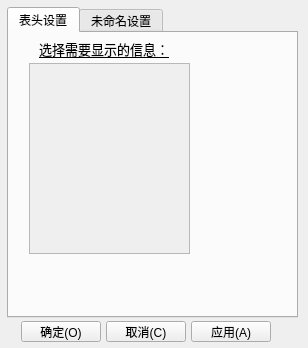
<?xml version="1.0" encoding="UTF-8"?>
<ui version="4.0">
 <class>Setting_Dialog</class>
 <widget class="QDialog" name="Setting_Dialog">
  <property name="geometry">
   <rect>
    <x>0</x>
    <y>0</y>
    <width>308</width>
    <height>348</height>
   </rect>
  </property>
  <property name="windowTitle">
   <string>Dialog</string>
  </property>
  <widget class="QTabWidget" name="tabWidget">
   <property name="geometry">
    <rect>
     <x>7</x>
     <y>7</y>
     <width>291</width>
     <height>311</height>
    </rect>
   </property>
   <property name="currentIndex">
    <number>0</number>
   </property>
   <widget class="QWidget" name="tabColumns">
    <attribute name="title">
     <string>表头设置</string>
    </attribute>
    <widget class="QLabel" name="label">
     <property name="geometry">
      <rect>
       <x>30</x>
       <y>6</y>
       <width>139</width>
       <height>20</height>
      </rect>
     </property>
     <property name="font">
      <font>
       <family>微软雅黑</family>
       <pointsize>10</pointsize>
       <underline>true</underline>
      </font>
     </property>
     <property name="text">
      <string>选择需要显示的信息：</string>
     </property>
     <property name="textFormat">
      <enum>Qt::TextFormat::AutoText</enum>
     </property>
    </widget>
    <widget class="QScrollArea" name="scrollArea">
     <property name="geometry">
      <rect>
       <x>20</x>
       <y>30</y>
       <width>161</width>
       <height>191</height>
      </rect>
     </property>
     <property name="widgetResizable">
      <bool>true</bool>
     </property>
     <widget class="QWidget" name="columnsContainer">
      <property name="geometry">
       <rect>
        <x>0</x>
        <y>0</y>
        <width>159</width>
        <height>189</height>
       </rect>
      </property>
     </widget>
    </widget>
   </widget>
   <widget class="QWidget" name="tab_2">
    <attribute name="title">
     <string>未命名设置</string>
    </attribute>
    <widget class="QPushButton" name="statesetting_Button">
     <property name="geometry">
      <rect>
       <x>30</x>
       <y>30</y>
       <width>80</width>
       <height>21</height>
      </rect>
     </property>
     <property name="text">
      <string>删除状态设置</string>
     </property>
    </widget>
    <widget class="QLineEdit" name="del_state_line">
     <property name="geometry">
      <rect>
       <x>110</x>
       <y>30</y>
       <width>151</width>
       <height>22</height>
      </rect>
     </property>
    </widget>
    <widget class="QPushButton" name="statesetting_Button_2">
     <property name="geometry">
      <rect>
       <x>30</x>
       <y>60</y>
       <width>80</width>
       <height>21</height>
      </rect>
     </property>
     <property name="text">
      <string>导出状态设置</string>
     </property>
    </widget>
    <widget class="QLineEdit" name="exp_stase_line">
     <property name="geometry">
      <rect>
       <x>110</x>
       <y>60</y>
       <width>151</width>
       <height>22</height>
      </rect>
     </property>
    </widget>
   </widget>
  </widget>
  <widget class="QPushButton" name="CancelButton">
   <property name="geometry">
    <rect>
     <x>106</x>
     <y>321</y>
     <width>80</width>
     <height>21</height>
    </rect>
   </property>
   <property name="text">
    <string>取消(C)</string>
   </property>
  </widget>
  <widget class="QPushButton" name="ApplyButton">
   <property name="geometry">
    <rect>
     <x>191</x>
     <y>321</y>
     <width>80</width>
     <height>21</height>
    </rect>
   </property>
   <property name="text">
    <string>应用(A)</string>
   </property>
  </widget>
  <widget class="QPushButton" name="OkButton">
   <property name="geometry">
    <rect>
     <x>21</x>
     <y>321</y>
     <width>80</width>
     <height>21</height>
    </rect>
   </property>
   <property name="text">
    <string>确定(O)</string>
   </property>
  </widget>
 </widget>
 <resources/>
 <connections/>
</ui>
